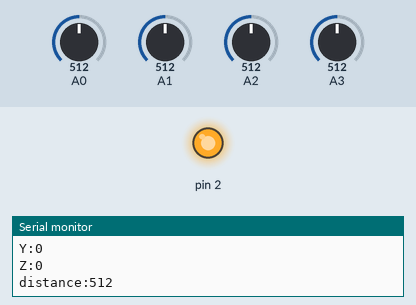
This sketch was run on a simulated Arduino Uno, built with avr-gcc and run on an emulated ATmega328P. Parts: output pins drawn as LEDs (lit = HIGH), the last lines printed to the serial monitor. Inputs (shaded band) come from the test bench; at power-on: A0 = 512, A1 = 512, A2 = 512, A3 = 512.

Above: at 1.3 s.
1.4 s: A0 set to 268
2.9 s: A0 set to 238
At 3.7 s:
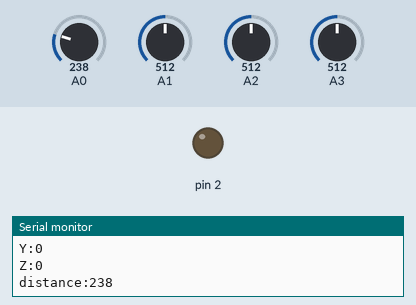
4.5 s: A0 set to 306
At 5.0 s:
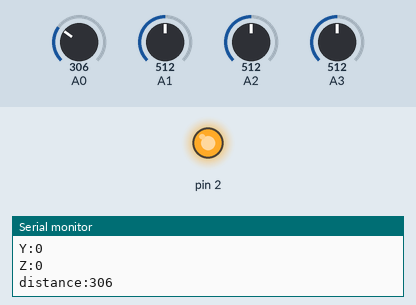
6.0 s: A0 set to 30
At 6.3 s:
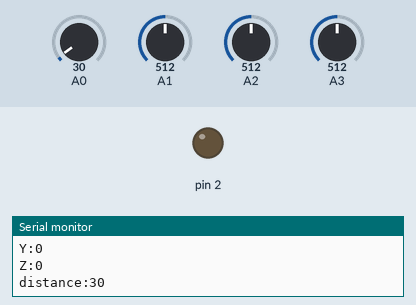
Timing chart, 0 to 8.5 s (numbered marks = the images above; inputs shaded):
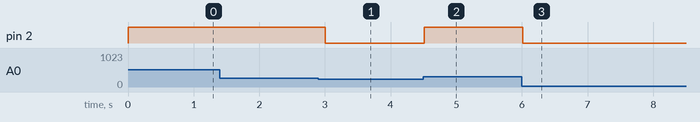

The sketch:

btWattChecker.ino
```cpp
int xin;
int yin;
int zin;
int dis;
void setup() {
    Serial.begin(115200);
}

void loop() {

    dis = analogRead(0);
    xin = analogRead(1) - 512;
    yin = analogRead(2) - 512;
    zin = analogRead(3) - 512;

digitalWrite(3, LOW);
analogWrite(2, dis/2);


     Serial.println(millis());
     Serial.print("X:");
     Serial.println(xin);
     Serial.print("Y:");
     Serial.println(yin);
     Serial.print("Z:");
     Serial.println(zin);
     Serial.print("distance:");
     Serial.println(dis);
     delay(500) ;
}
```

Measured:
- the behaviour switches between 256 and 255 on A0 (found by bisection; images 0 and 1)
- after the input at 2.9 s, pin 2: HIGH → LOW after 0.11 s
- after the input at 4.5 s, pin 2: LOW → HIGH at once
- after the input at 6.0 s, pin 2: HIGH → LOW at once
